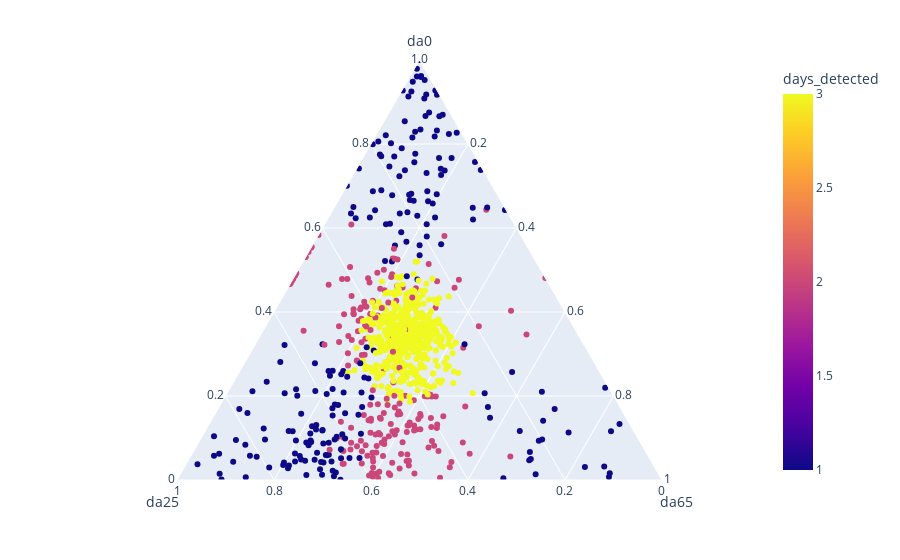

Notebook cell for this chart:
### Code cell
import plotly.express as px
fig = px.scatter_ternary(all_df, a='da0', b='da25', c='da65', color='days_detected')
fig.show()

### Figure 1 — Plotly figure (JSON) as saved in the notebook; plotly's stock layout.template omitted (floating-point values rounded to 4 significant figures; data arrays with more than 128 entries replaced by an {"elided": "..."} marker saying what was removed)
{"data": [{"a": {"elided": "889 float values"}, "b": {"elided": "889 float values"}, "c": {"elided": "889 float values"}, "hovertemplate": "da0=%{a}<br>da25=%{b}<br>da65=%{c}<br>days_detected=%{marker.color}<extra></extra>", "legendgroup": "", "marker": {"color": {"elided": "889 int values"}, "coloraxis": "coloraxis", "symbol": "circle"}, "mode": "markers", "name": "", "showlegend": false, "subplot": "ternary", "type": "scatterternary"}], "layout": {"coloraxis": {"colorbar": {"title": {"text": "days_detected"}}, "colorscale": [[0, "#0d0887"], [0.1111, "#46039f"], [0.2222, "#7201a8"], [0.3333, "#9c179e"], [0.4444, "#bd3786"], [0.5556, "#d8576b"], [0.6667, "#ed7953"], [0.7778, "#fb9f3a"], [0.8889, "#fdca26"], [1, "#f0f921"]]}, "legend": {"tracegroupgap": 0}, "margin": {"t": 60}, "ternary": {"aaxis": {"title": {"text": "da0"}}, "baxis": {"title": {"text": "da25"}}, "caxis": {"title": {"text": "da65"}}, "domain": {"x": [0, 1], "y": [0, 1]}}}}
